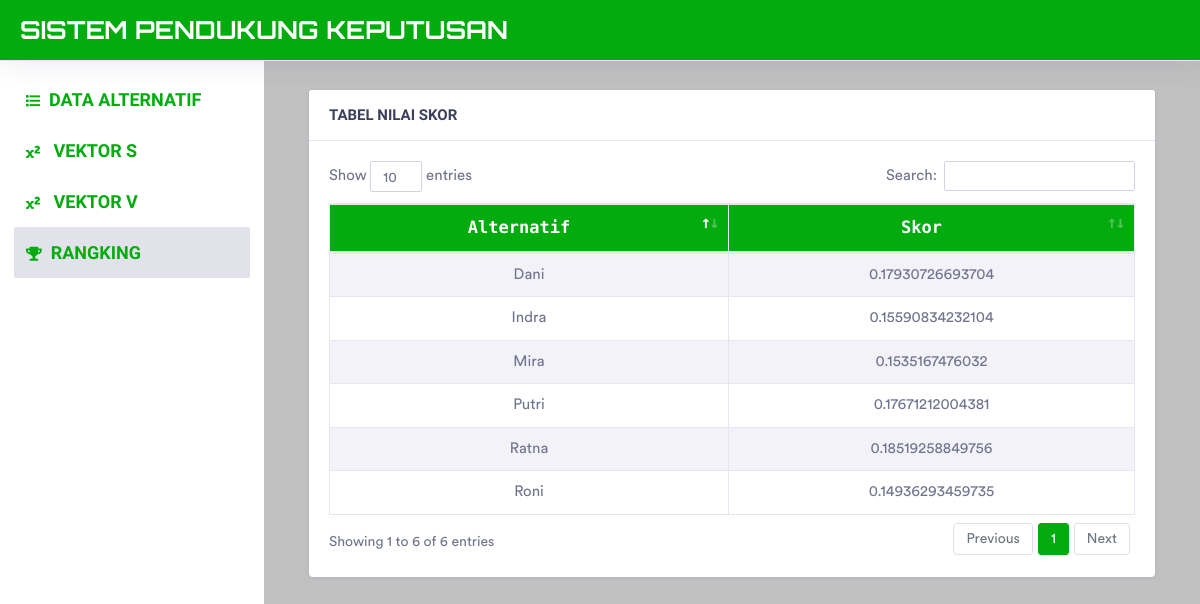
Page /index.php/spk/rangking on the committed database.
### tables this page shows
CREATE TABLE `tabel_alternatif` (
  `id_alternatif` int(11) NOT NULL,
  `nama` varchar(255) NOT NULL,
  `c1` int(11) NOT NULL,
  `c2` int(11) NOT NULL,
  `c3` int(11) NOT NULL,
  `c4` int(11) NOT NULL
);

CREATE TABLE `tabel_bobot` (
  `id_bobot` int(11) NOT NULL,
  `w1` double NOT NULL,
  `w2` double NOT NULL,
  `w3` double NOT NULL,
  `w4` double NOT NULL
);

### application/controllers/SPK.php (called while the page is built, shortened)
<?php
class SPK extends CI_Controller
{
    public function __construct()
    {
        $this->load->model('WP_model');
    }
    public function rangking()
    {
        $data["alternatif"] = $this->WP_model->select_data("tabel_alternatif")->result();
        $data_b["bobot"] = $this->WP_model->select_data("tabel_bobot")->result();
        $this->load->view('alternatif_rangking', $data + $data_b);
    }
}

### index.php (called while the page is built, shortened)
<?php
require_once BASEPATH.'core/CodeIgniter.php';

### application/models/WP_model.php (called while the page is built, shortened)
<?php
class WP_model extends CI_Model
{
	public function select_data($tabel)
	{
		return $this->db->get($tabel);
    }
}

### application/views/alternatif_rangking.php (the view, shortened to what this page needs)
<!DOCTYPE html>
<html lang="en">
<head>
</head>
<body>
    <div class="dashboard-main-wrapper">
        <div class="dashboard-wrapper">
            <div class="dashboard-ecommerce">
                <div class="container-fluid dashboard-content ">
                <div class="col-xl-12 col-lg-12 col-md-12 col-sm-12 col-12">
                        <div class="card">
                        <h5 class="card-header">TABEL NILAI SKOR</h5>
                            <div class="card-body">
                                <div class="table-responsive">
                                    <table class="table table-striped table-bordered first">
                                    <thead>
                                        <tr>
                                            <th>Alternatif</th>
                                            <th>Skor</th>
                                        </tr>
                                    </thead>
                                        <tbody>
                                            <?php
                                            foreach($alternatif as $data_alter)
                                            {
                                                foreach($bobot as $data_bot)
                                                { ?>
                                            <tr>
                                                <td><?=$data_alter->nama?></td>
                                                <?php
                                                $sum = 0;
                                                foreach($alternatif as $nilai_alter)
                                                {
                                                    foreach($bobot as $nilai_bot)
                                                        {
                                                            $sum+=pow($nilai_alter->c1, $nilai_bot->w1) * pow($nilai_alter->c2, $nilai_bot->w2) * pow($nilai_alter->c3, $nilai_bot->w3) * pow($nilai_alter->c4, $nilai_bot->w4)?>
                                                    <?php } ?>
                                                <?php } ?>
                                                <td><?=pow($data_alter->c1, $data_bot->w1) * pow($data_alter->c2, $data_bot->w2) * pow($data_alter->c3, $data_bot->w3) * pow($data_alter->c4, $data_bot->w4) / $sum?></td>
                                                <?php } ?>
                                            <?php } ?>
                                            </tr>
                                        </tbody>
                                    </table>
                                </div>
                            </div>
                        </div>
                    </div>
                </div>
            </div>
        </div>
    </div>
</body>
</html>

### assets/styles/style.css (style rules this page uses)
.dashboard-wrapper { background-color: silver; }
.card-header { font-family: 'Electrolize', sans-serif; font-weight:bold; }
.table thead th, .table th { background-color: #03ac0e; text-align:center; color:white; font-family: 'Share Tech Mono', monospace; font-weight:bold; font-size:17px; }
td { text-align:center; font-size:15px; }

### rows in the picture
tabel_alternatif: nama "Indra", c1+c2+c3 "0.15590834232104"
tabel_alternatif: nama "Roni", c1+c2+c3 "0.14936293459735"
tabel_alternatif: nama "Putri", c1+c2+c3 "0.17671212004381"
tabel_alternatif: nama "Dani", c1+c2+c3 "0.17930726693704"
tabel_alternatif: nama "Ratna", c1+c2+c3 "0.18519258849756"
tabel_alternatif: nama "Mira", c1+c2+c3 "0.1535167476032"
